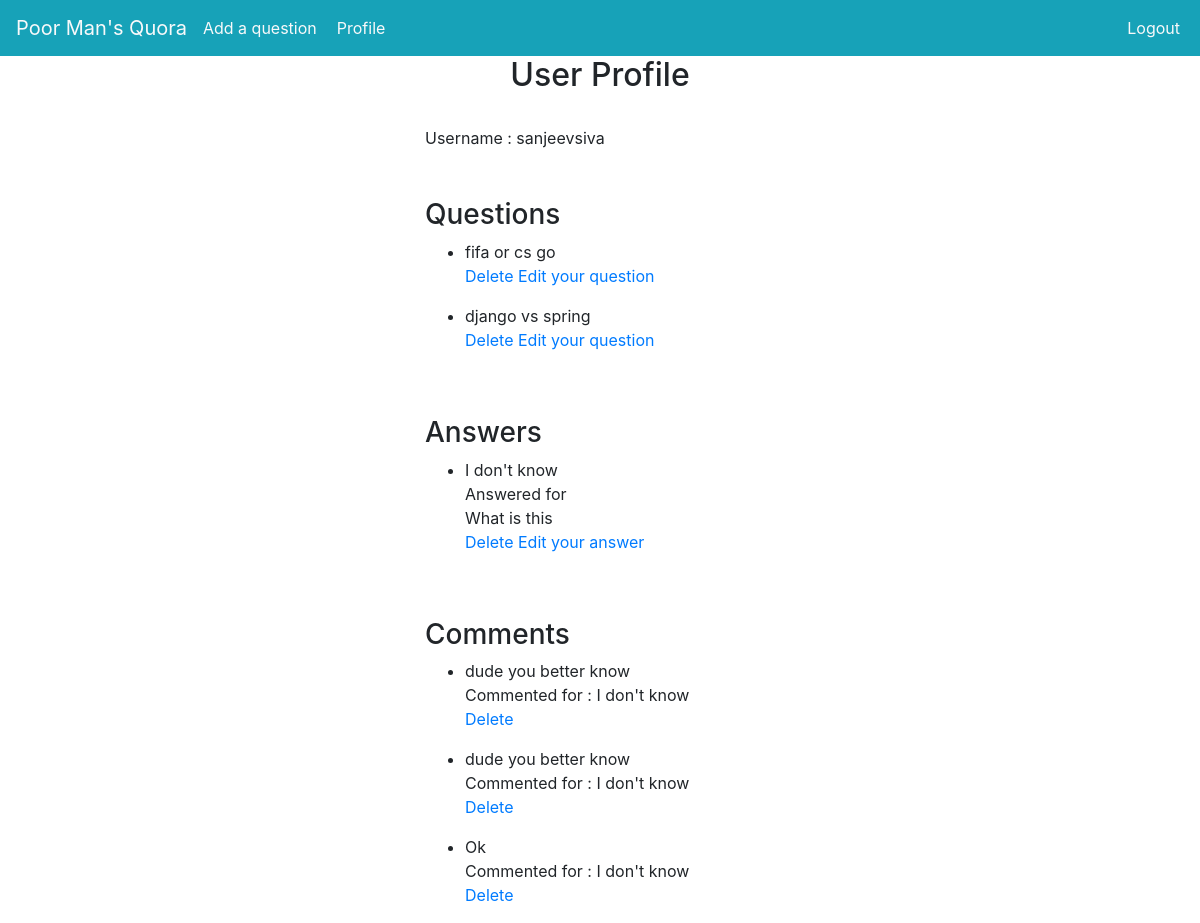
The page /profile/ (signed in) on the database as committed earlier.
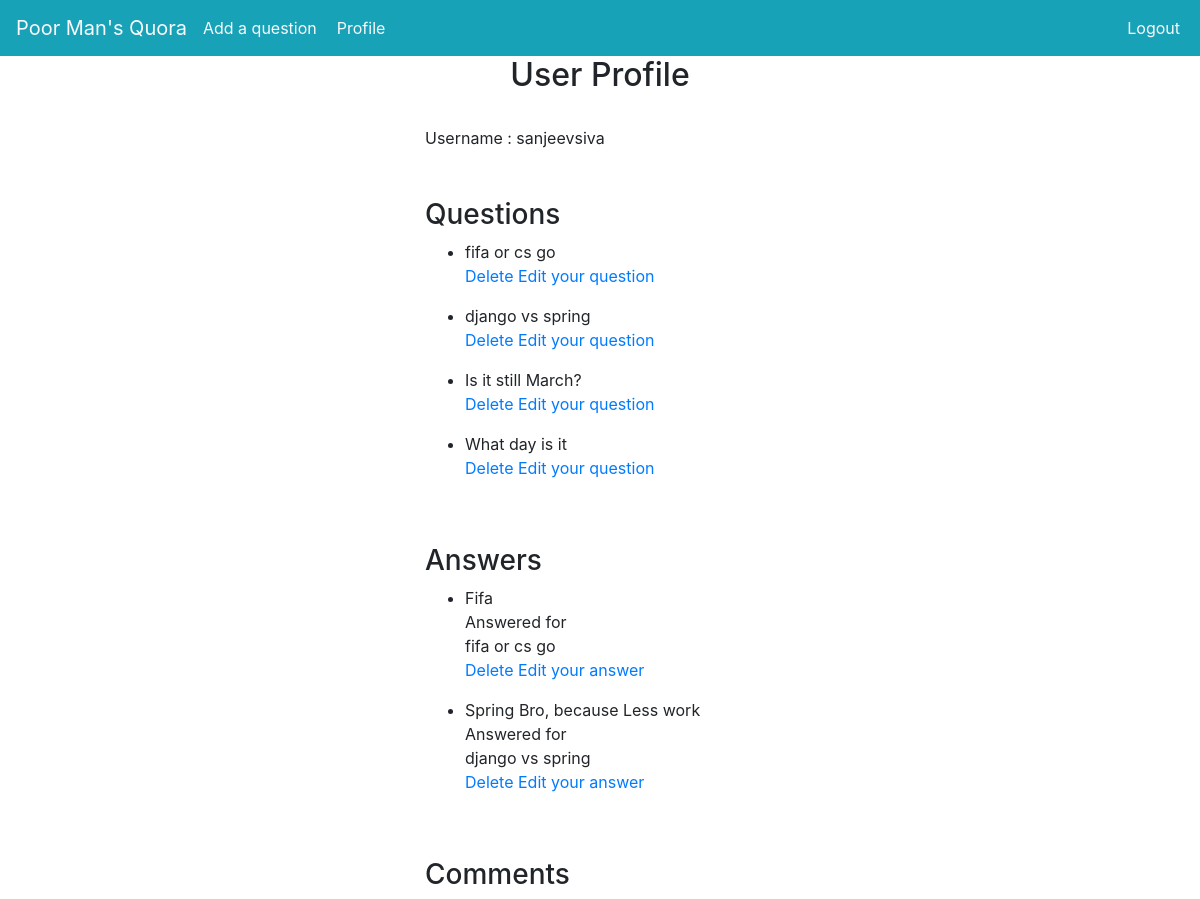
The same page on the database as committed later.
### dashboard/models.py (models this page shows, shortened)
class TimeStampMixin(models.Model):
    created_at = models.DateTimeField(auto_now_add=True)
    updated_at = models.DateTimeField(auto_now=True)
    class Meta:
        abstract = True

class Question(TimeStampMixin):
    user = models.ForeignKey(User, on_delete=models.CASCADE)
    question_text = models.CharField(max_length=500)

class Answer(TimeStampMixin):
    user = models.ForeignKey(User, on_delete=models.CASCADE)
    question = models.ForeignKey(Question, on_delete=models.CASCADE)
    answer_text = models.CharField(max_length=2000)

class Comment(TimeStampMixin):
    answer = models.ForeignKey(Answer, on_delete=models.CASCADE)
    user = models.ForeignKey(User, on_delete=models.CASCADE)
    comment_text = models.CharField(max_length=2000)

### dashboard/views.py (the view)
# urls.py: path('profile/', views.user_profile, name='user_profile')
@login_required(login_url='/accounts/login/')
def user_profile(request):
    user_data = request.user
    user_questions = Question.objects.filter(user_id=user_data.id)
    user_answers = Answer.objects.filter(user_id=user_data.id)
    user_comments = Comment.objects.filter(user_id=user_data.id)
    context = {"user_data": user_data, "user_questions": user_questions, "user_answers": user_answers,
               "user_comments": user_comments}
    return render(request, "dashboard/user_profile.html", context)

### templates/dashboard/user_profile.html (shortened to what this page needs)
{% extends 'dashboard/base.html' %}
{% block content %}
    <div class="container">
        <div class="row">
            <div class="col">
            </div>
            <div class="col">
                <h2 style="text-align: center">User Profile</h2>
                <br>
                <div>
                    Username : {{ user.username }}
                </div>
            <br>
            <br>
                <div>
                    <h3> Questions </h3>
                    {% for question in user_questions %}
                        <ul>
                            <li>{{question.question_text}}</li>
                            <a href={% url 'delete_question' question.id %} onclick="return confirm('Are you sure you want to delete this item?');">Delete</a>
                             <a href={% url 'edit_question' question.id %}>Edit your question</a>
                        </ul>
                    {% endfor %}
                </div>
            <br>
            <br>
            <div>
                <h3> Answers</h3>
                {% for answer in user_answers %}
                    <ul>
                        <li>
                            {{ answer.answer_text }}
                            <br>
                            Answered for
                            <br>
                            {{ answer.question.question_text }}
                        </li>                            <a href={% url 'delete_answer' answer.id %} onclick="return confirm('Are you sure you want to delete this item?');">Delete</a>
                                             <a href={% url 'edit_answer' answer.question.id %}>Edit your answer</a>
                    </ul>
                {% endfor %}
            </div>
        <br>
        <br>
        <div>
            <h3>Comments</h3>
            {% for comment in user_comments %}
            <ul>
                <li>
                    {{ comment.comment_text }}
                    <br>
                    Commented for : {{ comment.answer.answer_text }}
                </li>                    <a href={% url 'delete_comment' comment.id %} onclick="return confirm('Are you sure you want to delete this item?');">Delete</a>
            </ul>
            {% endfor %}
        </div>
            </div>
            <div class="col">
            </div>
        </div>
    </div>
{% endblock %}

### templates/dashboard/base.html (shortened to what this page needs)
{% load static %}
<!DOCTYPE html>
<html lang="en">
<head>
    <link rel="stylesheet" href="https://maxcdn.bootstrapcdn.com/bootstrap/4.0.0/css/bootstrap.min.css">
</head>
<body>
{% include 'dashboard/navbar.html' %}
            {% block content %}
            {% endblock %}
</body>
</html>

### templates/dashboard/navbar.html (shortened to what this page needs)
{% block content %}
<nav class="navbar navbar-expand-sm navbar-light bg-info">
  <a class="navbar-brand" style="color:#f8f9fa" href={% url 'index' %}> Poor Man's Quora </a>
<a class="float-right" style="position: relative; right: 0; color:#f8f9fa; padding-right: 20px; " href="{% url 'add_question' %}">Add a question</a>
        {% if request.user.is_authenticated %}
            <a class="float-right" style="position: relative; right: 0; color:#f8f9fa; padding-right: 20px; " href="{% url 'user_profile' %}">Profile</a>
            <a class="float-right" style="position: absolute; right: 0; color:#f8f9fa; padding-right: 20px; " href={% url 'logout' %}>Logout</a>
        {% else %}
            <a class="float-right" style="position: absolute; right: 0; color:#f8f9fa; padding-right: 20px; " href={% url 'login' %}>Login</a>
        {% endif %}
</nav>
{% endblock %}

Rows that differ between the two databases and show on the page:
removed Answer: answer_text "I don't know", question.question_text "What is this"
removed Comment: comment_text "dude you better know", answer.answer_text "I don't know"
removed Comment: comment_text "dude you better know", answer.answer_text "I don't know"
removed Comment: comment_text "Ok", answer.answer_text "I don't know"
added Question: question_text "Is it still March?"
added Question: question_text "What day is it"
added Answer: answer_text "Fifa", question.question_text "fifa or cs go"
added Answer: answer_text "Spring Bro, because Less work", question.question_text "django vs spring"
